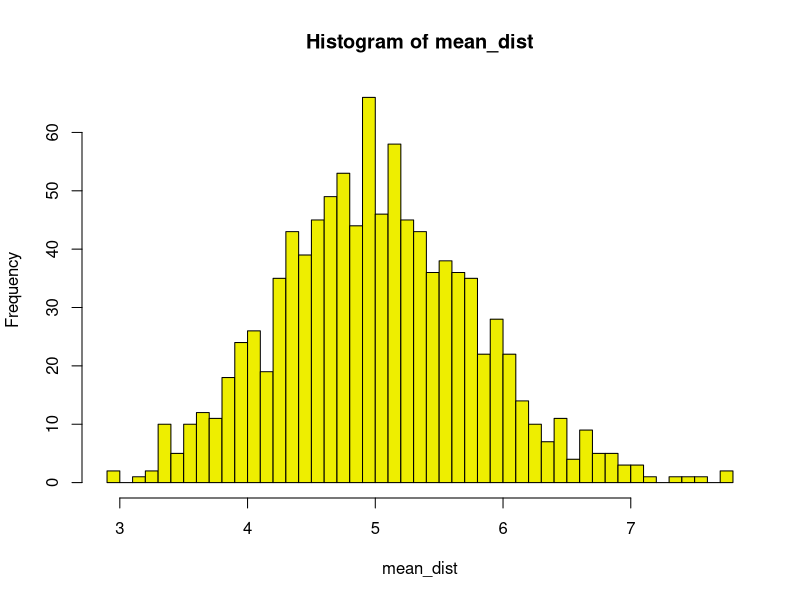
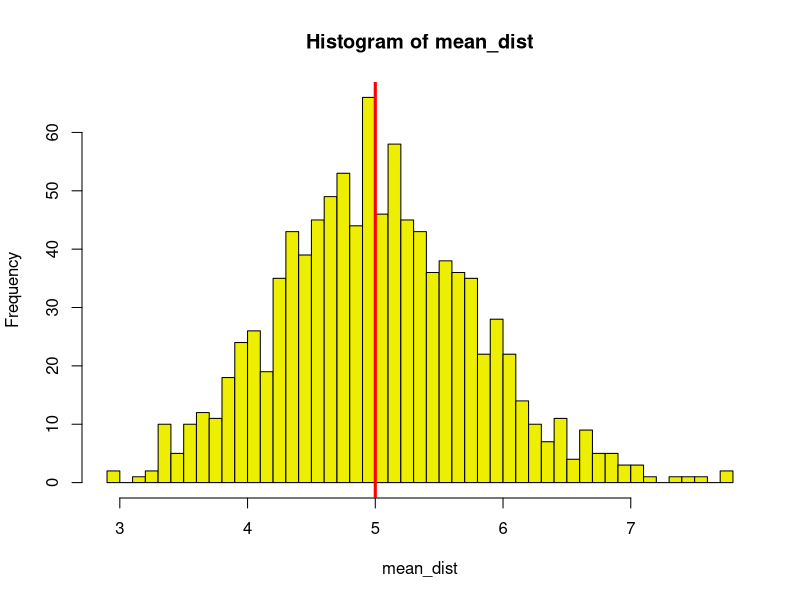
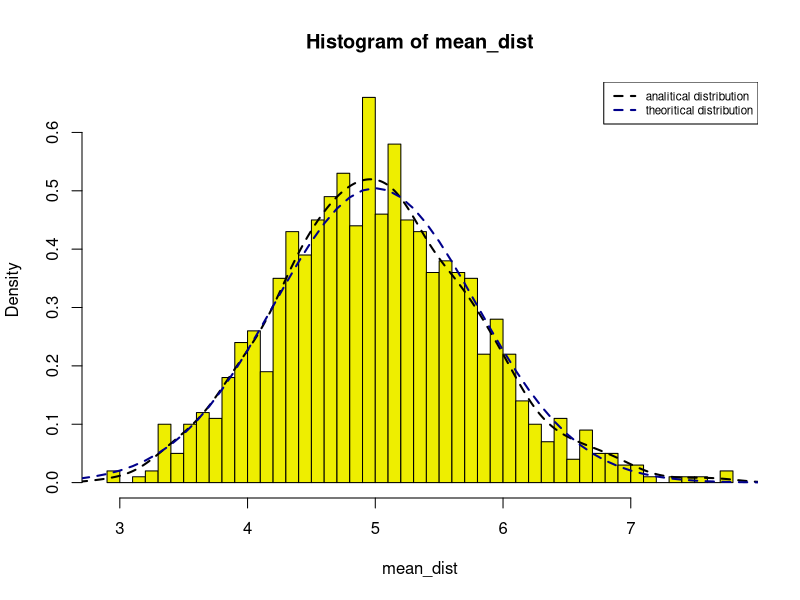

Recreate these plots in R, in order.
## ---- chunk 1
set.seed(123)
sims_matrix<-matrix(rep(0,40*1000),ncol=1000)
for (i in 1:1000){
  sims_matrix[,i]<-rexp(40,0.2)
}
mean_dist<-apply(sims_matrix,2,mean)
## ---- chunk 2
hist(mean_dist,breaks=50, col="yellow2")
## ---- chunk 3
mean1<-mean(mean_dist)
mean2<-1/0.2
## ---- chunk 4
hist(mean_dist,breaks=50, col="yellow2")
abline(v=mean2, col="red", lwd=3)
## ---- chunk 5
sd1<-sd(mean_dist)
## ---- chunk 6
sd2<-(1/0.2)/sqrt(40)
## ---- chunk 7
sd1^2
sd2^2
## ---- chunk 8
x<-seq(1,9,by=0.1)
y<-dnorm(x,mean=mean2,sd=sd2)
hist(mean_dist,breaks=50, col="yellow2", probability=TRUE)
lines(density(mean_dist),lty=2, lwd=2)
lines(x,y,lty=2, col="blue4", lwd=2)
legend("topright", legend=c("analitical distribution","theoritical distribution"), 
       col=c("black","blue4"), lty=2,lwd=2, cex=0.7)
